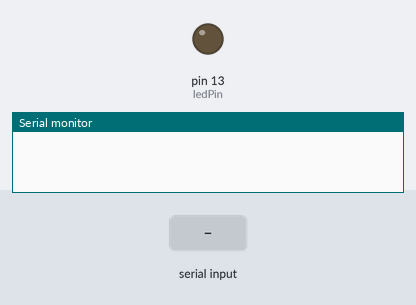
This sketch was run on a simulated Arduino Uno, built with avr-gcc and run on an emulated ATmega328P. Shown: output pins drawn as LEDs (lit = HIGH), the last lines printed to the serial monitor. The inputs (shaded band) are chosen by the test bench.

Above: at 1.2 s.
1.3 s: "H" received over Serial
At 2.5 s:
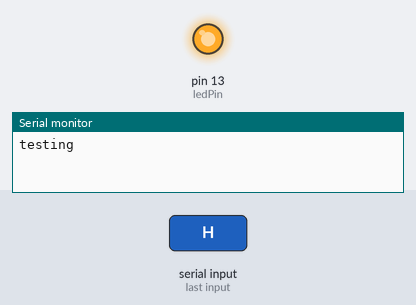
2.8 s: "L" received over Serial
At 3.8 s:
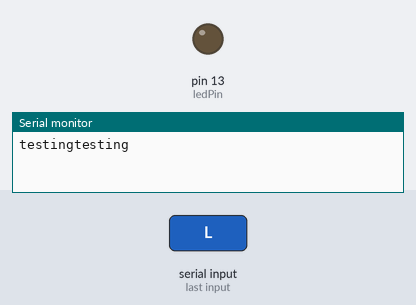
Timing chart, 0 to 5.8 s (numbered marks = the images above; inputs shaded):
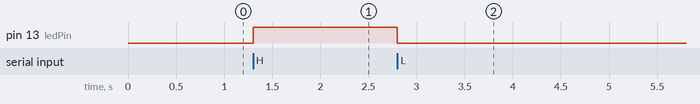

The sketch:

pyserial_testing.ino
```cpp
// Testing Arduino-pyserial connection
// Christina Fong, 11/17/14

// Pin definitions
const int ledPin = 13;

void setup() {
  // Open serial port (data rate = 9600 baud)
  Serial.begin(9600);

  // Initialize pins as output:
  pinMode(ledPin, OUTPUT);
}

void loop() {
  if (Serial.available()) {
    Serial.print("testing");
    char c = Serial.read();
    if (c == 'H') {
      digitalWrite(ledPin, HIGH);
    }
    else if (c == 'L') {
      digitalWrite(ledPin, LOW);
    }
  }
}
```

Measured:
- after the input at 1.3 s, pin 13 (ledPin): LOW → HIGH at once
- after the input at 2.8 s, pin 13 (ledPin): HIGH → LOW at once
